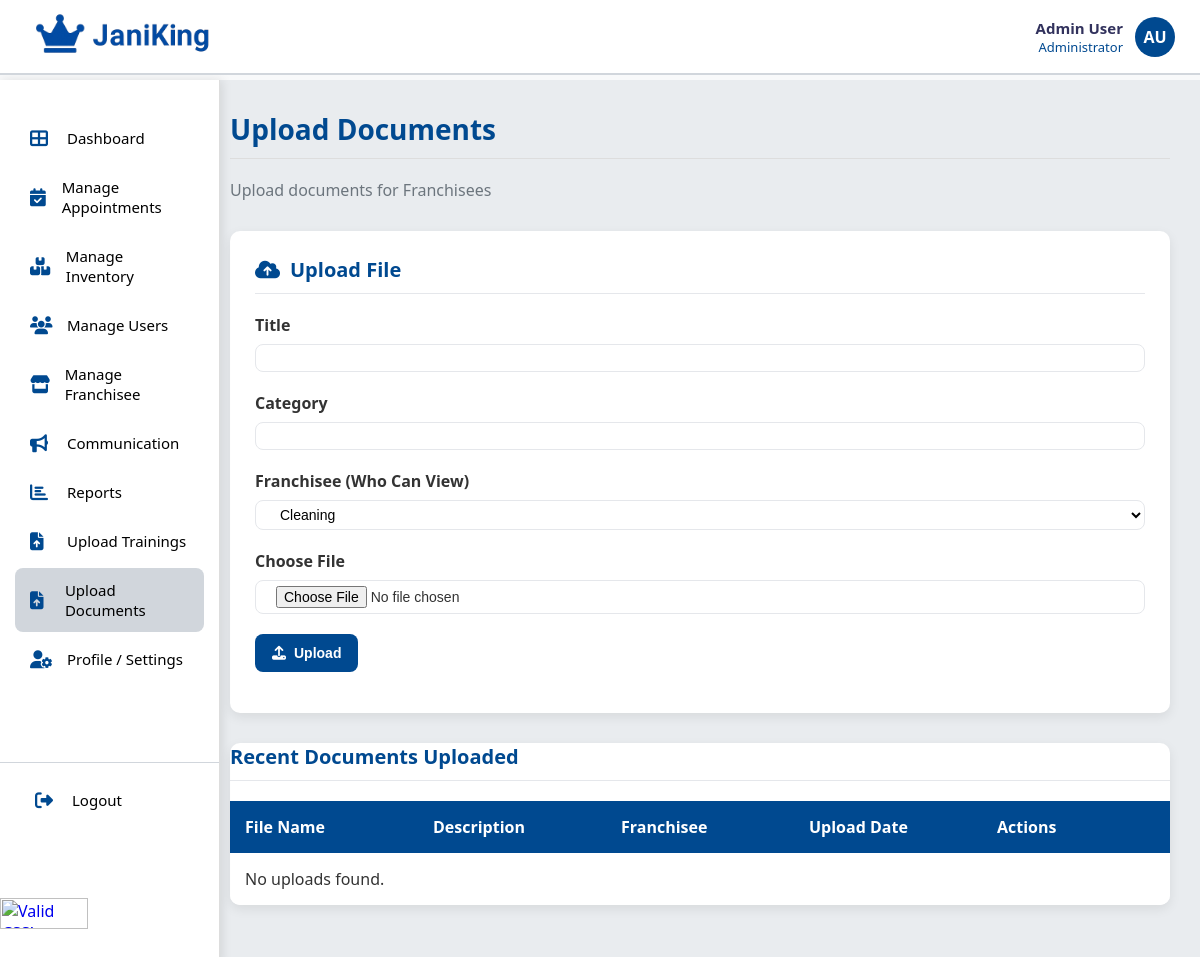
The app's page /root/admin/admin_documents.php, older data.
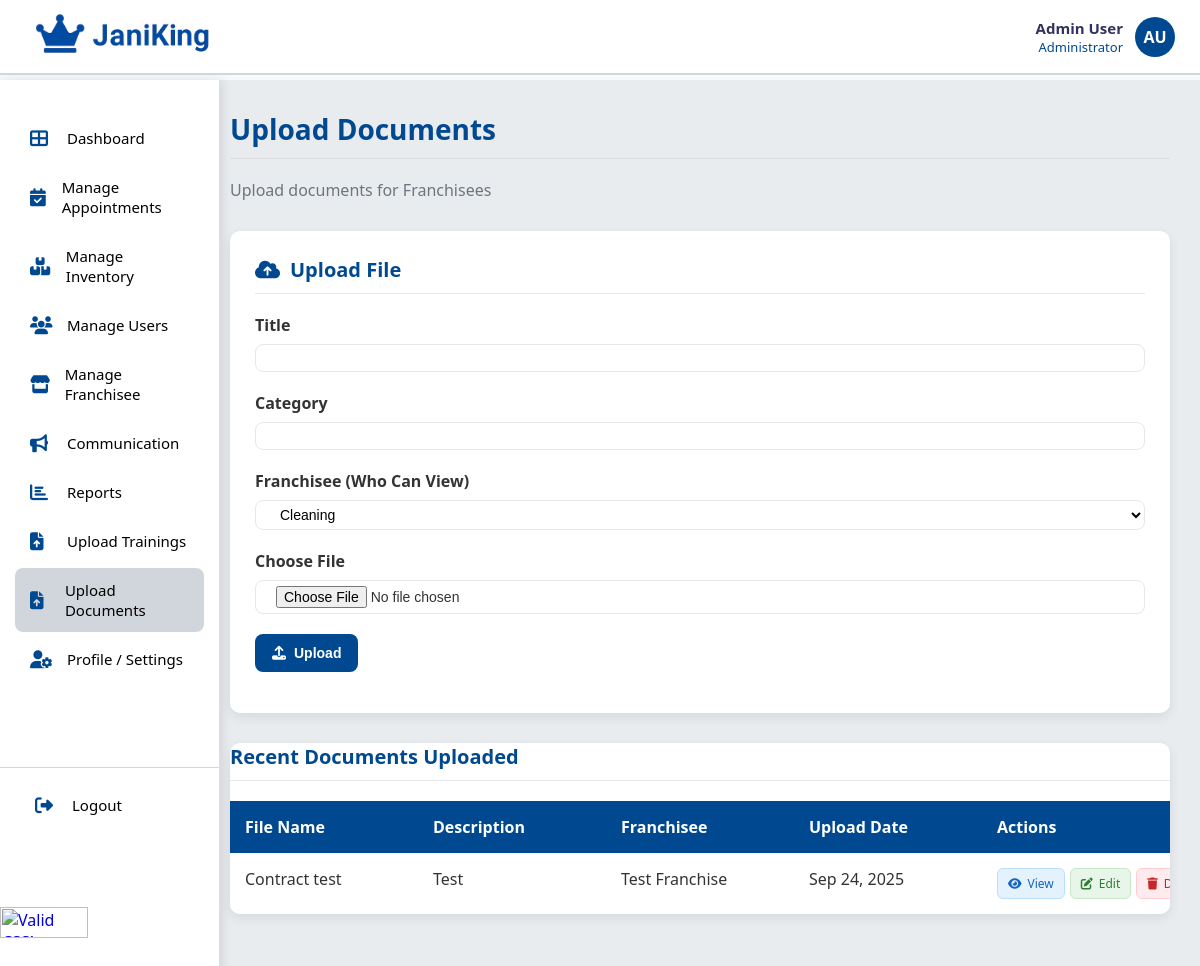
The same page, newer data.
### tables this page shows
CREATE TABLE `documents` (
  `documents_id` int(11) NOT NULL,
  `franchisee_id` int(11) DEFAULT NULL,
  `title` varchar(100) DEFAULT NULL,
  `description` text DEFAULT NULL,
  `file_path` varchar(255) NOT NULL,
  `created_at` timestamp NOT NULL DEFAULT current_timestamp()
);

CREATE TABLE `franchisees` (
  `franchisee_id` int(11) NOT NULL,
  `business_name` varchar(100) DEFAULT NULL,
  `address` varchar(255) DEFAULT NULL,
  `abn` varchar(20) DEFAULT NULL,
  `start_date` date DEFAULT NULL,
  `status` enum('Active','Inactive') DEFAULT 'Active',
  `point_of_contact` varchar(100) DEFAULT NULL,
  `phone` varchar(20) DEFAULT NULL,
  `email` varchar(100) NOT NULL,
  `password_hash` varchar(255) DEFAULT NULL
);

### root/admin/admin_documents.php (the view, shortened to what this page needs)
<?php
require_once "../../db/config.php";
include('../includes/header.php');
include('../includes/admin_navbar.php');
try {
    $franchiseeStmt = $conn->query("SELECT franchisee_id, business_name FROM franchisees ORDER BY business_name");
    $franchisees = $franchiseeStmt->fetchAll(PDO::FETCH_ASSOC);
} catch (PDOException $e) {
    $error = "Error fetching franchisees: " . $e->getMessage();
    $franchisees = [];
}
function getFranchiseeName($id, $franchisees) {
    foreach ($franchisees as $f) {
        if ($f['franchisee_id'] == $id) {
            return htmlspecialchars($f['business_name']);
        }
    }
    return 'Unknown';
}
try {
    $stmt = $conn->query("SELECT * FROM documents ORDER BY created_at DESC");
    $uploads = $stmt->fetchAll(PDO::FETCH_ASSOC);
} catch (PDOException $e) {
    $error = "Error fetching uploads: " . $e->getMessage();
    $uploads = [];
}
?>
<!DOCTYPE html>
<html lang="en">
<head>
  <link rel="stylesheet" href="https://cdnjs.cloudflare.com/ajax/libs/font-awesome/6.4.0/css/all.min.css">
  <link rel="stylesheet" href="../assets/css/style_admin.css">
</head>
<body>
<div class="main-container">
  <main class="main-content">
    <h1 class="page-title">Upload Documents</h1>
    <p class="page-subtitle">Upload documents for Franchisees</p>
    <div class="upload-section">
      <h2 class="section-title"><i class="fas fa-cloud-upload-alt"></i> Upload File</h2>
      <form method="post" enctype="multipart/form-data">
        <div class="form-group">
          <label for="title">Title</label>
          <input type="text" name="title" class="form-control" required>
        </div>
        <div class="form-group">
          <label for="category">Category</label>
          <input type="text" name="category" class="form-control" required>
        </div>
        <div class="form-group">
          <label for="franchisee_id">Franchisee (Who Can View)</label>
          <select name="franchisee_id" class="form-control" required>
            <?php foreach ($franchisees as $f): ?>
              <option value="<?php echo $f['franchisee_id']; ?>"><?php echo htmlspecialchars($f['business_name']); ?></option>
            <?php endforeach; ?>
          </select>
        </div>
        <div class="form-group">
          <label for="file">Choose File</label>
          <input type="file" name="file" class="form-control" required>
        </div>
        <button type="submit" name="upload" class="btn btn-primary"><i class="fas fa-upload"></i> Upload</button>
      </form>
    </div>
    <div class="uploads-table">
      <h2 class="section-title">Recent Documents Uploaded</h2>
      <table>
        <thead>
          <tr>
            <th>File Name</th>
            <th>Description</th>
            <th>Franchisee</th>
            <th>Upload Date</th>
            <th>Actions</th>
          </tr>
        </thead>
        <tbody>
        <?php if (count($uploads) > 0): ?>
          <?php foreach ($uploads as $row): ?>
            <tr>
              <td><?php echo htmlspecialchars($row['title']); ?></td>
              <td><?php echo htmlspecialchars($row['description']); ?></td>
              <td><?php echo getFranchiseeName($row['franchisee_id'], $franchisees); ?></td>
              <td><?php echo date("M d, Y", strtotime($row['created_at'])); ?></td>
              <td>
                <div class="upload-actions">
                  <a href="admin_document/document_view.php?id=<?php echo $row['documents_id']; ?>" class="action-btn view-btn"><i class="fas fa-eye"></i> View</a>
                  <a href="admin_document/document_edit.php?id=<?php echo $row['documents_id']; ?>" class="action-btn edit-btn"><i class="fas fa-edit"></i> Edit</a>
                  <a href="admin_document/document_delete.php?id=<?php echo $row['documents_id']; ?>" class="action-btn delete-btn" onclick="return confirm('Delete this file?')"><i class="fas fa-trash"></i> Delete</a>
                </div>
              </td>
            </tr>
          <?php endforeach; ?>
        <?php else: ?>
          <tr>
            <td colspan="5">No uploads found.</td>
          </tr>
        <?php endif; ?>
        </tbody>
      </table>
    </div>
  </main>
</div>
</body>
</html>

Row changes from the older to the newer data that the page shows:
added documents: title "Contract test", description "Test", franchisee.business_name "Test Franchise", created_at "Sep 24, 2025"
Text that changed along with them:
text no longer shown: "No uploads found."
